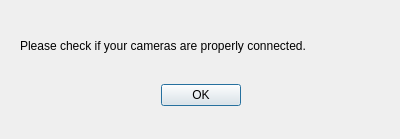
<?xml version="1.0" encoding="UTF-8"?>
<ui version="4.0">
 <class>camerrorwindow</class>
 <widget class="QDialog" name="camerrorwindow">
  <property name="geometry">
   <rect>
    <x>0</x>
    <y>0</y>
    <width>400</width>
    <height>139</height>
   </rect>
  </property>
  <property name="windowTitle">
   <string>Camera Error</string>
  </property>
  <widget class="QDialogButtonBox" name="okcancelBox">
   <property name="geometry">
    <rect>
     <x>10</x>
     <y>80</y>
     <width>381</width>
     <height>31</height>
    </rect>
   </property>
   <property name="orientation">
    <enum>Qt::Horizontal</enum>
   </property>
   <property name="standardButtons">
    <set>QDialogButtonBox::Ok</set>
   </property>
   <property name="centerButtons">
    <bool>true</bool>
   </property>
  </widget>
  <widget class="QLabel" name="checkcamText">
   <property name="geometry">
    <rect>
     <x>20</x>
     <y>30</y>
     <width>371</width>
     <height>31</height>
    </rect>
   </property>
   <property name="text">
    <string>Please check if your cameras are properly connected.</string>
   </property>
  </widget>
 </widget>
 <resources/>
 <connections>
  <connection>
   <sender>okcancelBox</sender>
   <signal>accepted()</signal>
   <receiver>camerrorwindow</receiver>
   <slot>accept()</slot>
   <hints>
    <hint type="sourcelabel">
     <x>248</x>
     <y>254</y>
    </hint>
    <hint type="destinationlabel">
     <x>157</x>
     <y>274</y>
    </hint>
   </hints>
  </connection>
  <connection>
   <sender>okcancelBox</sender>
   <signal>rejected()</signal>
   <receiver>camerrorwindow</receiver>
   <slot>reject()</slot>
   <hints>
    <hint type="sourcelabel">
     <x>316</x>
     <y>260</y>
    </hint>
    <hint type="destinationlabel">
     <x>286</x>
     <y>274</y>
    </hint>
   </hints>
  </connection>
 </connections>
</ui>
